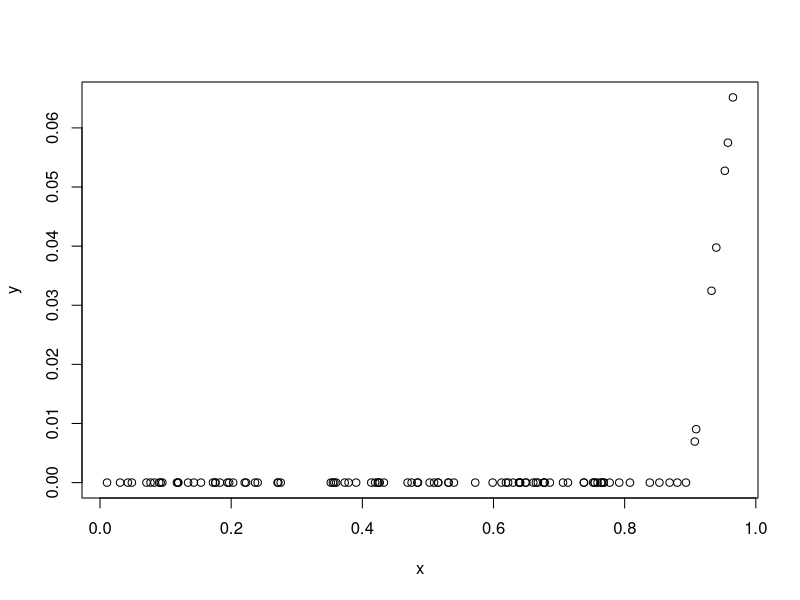
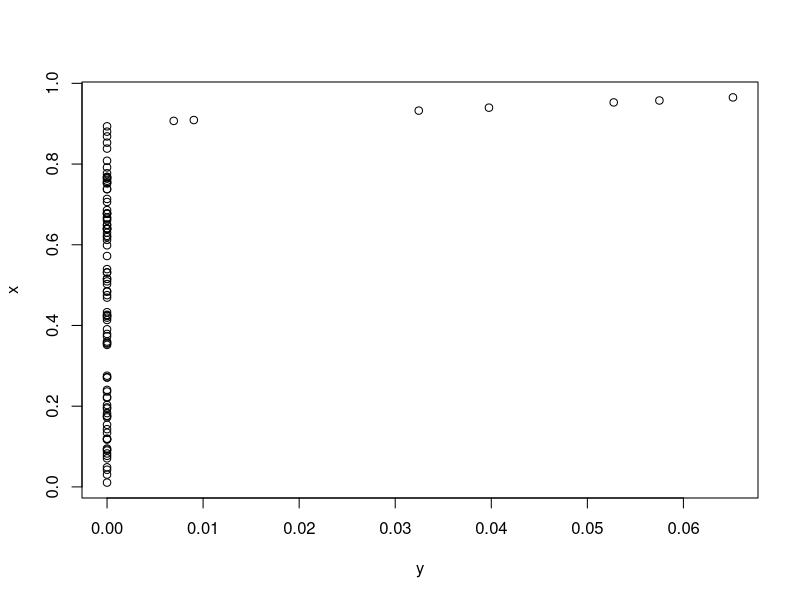

Source code (R) for these figures, in order: (Note: this script raises an error after producing the figures.)
n = 10 ^ 2
x = sort(runif(n, 0, 1))

y1 = x ^ 2
y2 = x ^ 3 + x ^ 2
y3 = x + x ^ 2


x0 = 0.9
f = function(x) 0 * (x < x0) + (x - x0) * (x >= x0)

y = f(x)
cor(x, y, method = "kendall")

plot(x, y)
plot(y, x)

new_tau(x, y, a = 1, b = 1)
new_tau(x, y, a = 1, b = 0)
new_tau(y, x, a = 1, b = 1)
new_tau(y, x, a = 1, b = 0)

new_tau2(x, y, a = 1)
new_tau2(x, y, a = 1)

z = x
x = y
y = z
new_tau2(x, y, a = 1)
new_tau2(x, y, a = 1)

new_tau = function(x, y, a, b) {
  
  omega = function(x, a, b) {
    x1 = x[1]
    x2 = x[2]
    if (x1 == x2) {
      return(b)
    } else {
      a * (x1 > x2) - a * (x1 < x2) 
    }
  }
  
  y_comb = cbind(combn(y, 2), combn(rev(y), 2))
  x_comb = cbind(combn(x, 2), combn(rev(x), 2))
  ys = apply(y_comb , 2, function(x) omega(x, a = 1, b = 0))
  xs = apply(x_comb, 2, function(x) omega(x, a = a, b = b))
  1 - mean(xs != ys) / max(mean(y_comb[1,] == y_comb[2,]), mean(y_comb[1,] < y_comb[2,]))
}


new_tau2 = function(x, y, a) {
  
  omega = function(x) {
    x1 = x[1]
    x2 = x[2]
    if (x1 == x2) {
      10
    } else {
      a * (x1 > x2) - a * (x1 < x2) 
    }
  }
  
  y_comb = cbind(combn(y, 2), combn(rev(y), 2))
  x_comb = cbind(combn(x, 2), combn(rev(x), 2))
  ys = apply(y_comb, 2, function(x) omega(x))
  xs = apply(x_comb, 2, function(x) omega(x))
  1 - mean(xs != ys | !(ys == 5)) / mean(y_comb[1,] <= y_comb[2,])
}